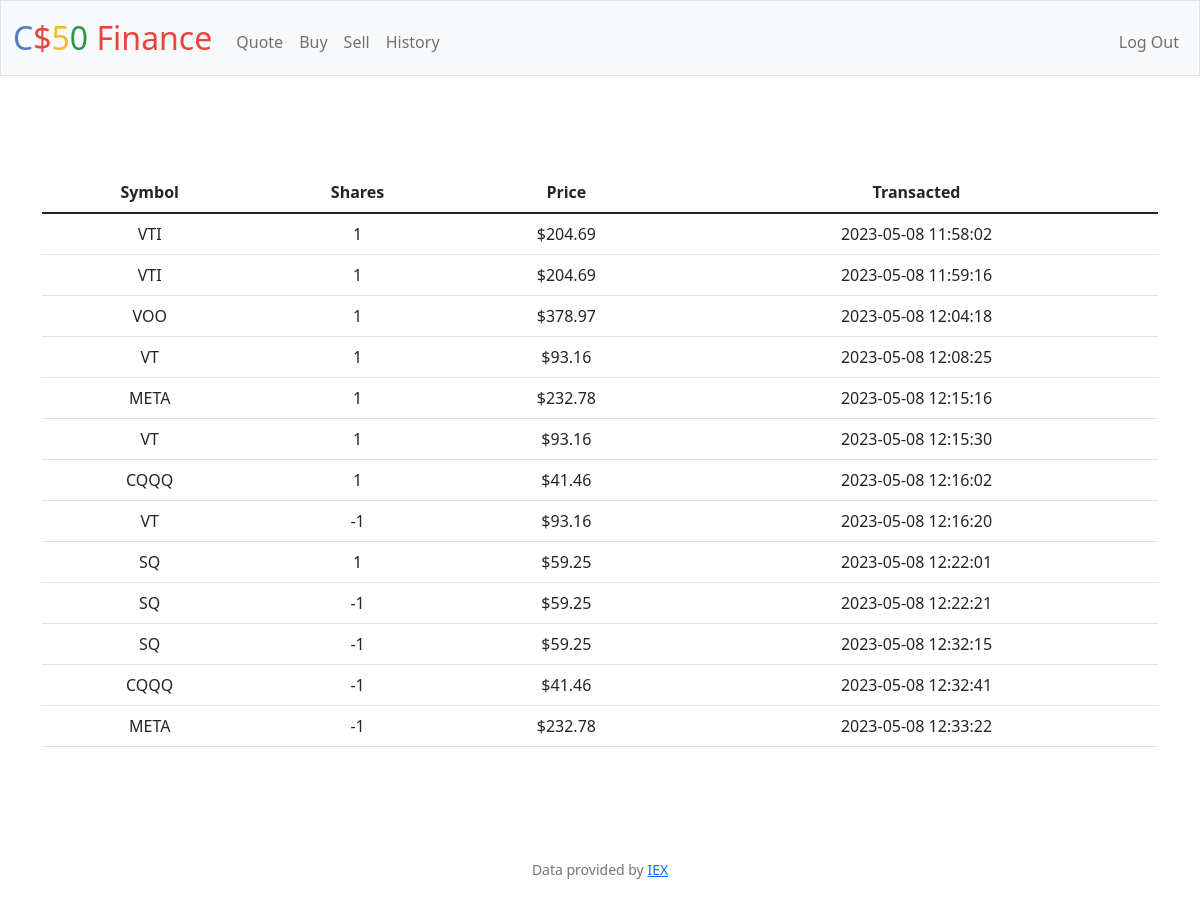
The app's page /history (signed in) with its own data.
### tables this page shows
CREATE TABLE history (id INTEGER NOT NULL, symbol TEXT NOT NULL, shares NUMERIC NOT NULL, transacted_price NUMERIC NOT NULL, transacted_date TEXT NOT NULL, FOREIGN KEY(id) REFERENCES users(id));

### app.py (the view)
@app.route("/history")
@login_required
def history():
    transaction_history = db.execute("SELECT symbol, shares, transacted_price, transacted_date FROM history WHERE id = ?", session.get("user_id"))
    return render_template("history.html", transaction_history=transaction_history)

### app.py (called while the page is built)
@app.after_request
def after_request(response):
    response.headers["Cache-Control"] = "no-cache, no-store, must-revalidate"
    response.headers["Expires"] = 0
    response.headers["Pragma"] = "no-cache"
    return response

### helpers.py (called while the page is built)
def login_required(f):
    @wraps(f)
    def decorated_function(*args, **kwargs):
        if session.get("user_id") is None:
            return redirect("/login")
        return f(*args, **kwargs)  #This line means executing the f function, (which is the original function that being brought in into the "login required function".)
    return decorated_function

def usd(value):
    return f"${value:,.2f}"

### templates/history.html (shortened to what this page needs)
{% extends "layout.html" %}
{% block main %}
<main class="container py-5 text-center">
    <table class="table table-stripped">
        <thead>
            <tr>
                <th>Symbol</th>
                <th>Shares</th>
                <th>Price</th>
                <th>Transacted</th>
            </tr>
        </thead>
        <tbody>
            {% for row in transaction_history %}
            <tr>
                <td>{{ row["symbol"] }}</td>
                <td>{{ row["shares"] }}</td>
                <td>{{ row["transacted_price"] | usd }}</td>
                <td>{{ row["transacted_date"] }}</td>
            </tr>
            {% endfor %}
        </tbody>
    </table>
</main>
{% endblock %}

### records on screen
history: symbol "VTI", shares "1", transacted_price "$204.69", transacted_date "2023-05-08 11:58:02"
history: symbol "VTI", shares "1", transacted_price "$204.69", transacted_date "2023-05-08 11:59:16"
history: symbol "VOO", shares "1", transacted_price "$378.97", transacted_date "2023-05-08 12:04:18"
history: symbol "VT", shares "1", transacted_price "$93.16", transacted_date "2023-05-08 12:08:25"
history: symbol "META", shares "1", transacted_price "$232.78", transacted_date "2023-05-08 12:15:16"
history: symbol "VT", shares "1", transacted_price "$93.16", transacted_date "2023-05-08 12:15:30"
history: symbol "CQQQ", shares "1", transacted_price "$41.46", transacted_date "2023-05-08 12:16:02"
history: symbol "VT", shares "-1", transacted_price "$93.16", transacted_date "2023-05-08 12:16:20"
history: symbol "SQ", shares "1", transacted_price "$59.25", transacted_date "2023-05-08 12:22:01"
history: symbol "SQ", shares "-1", transacted_price "$59.25", transacted_date "2023-05-08 12:22:21"
history: symbol "SQ", shares "-1", transacted_price "$59.25", transacted_date "2023-05-08 12:32:15"
history: symbol "CQQQ", shares "-1", transacted_price "$41.46", transacted_date "2023-05-08 12:32:41"
history: symbol "META", shares "-1", transacted_price "$232.78", transacted_date "2023-05-08 12:33:22"
